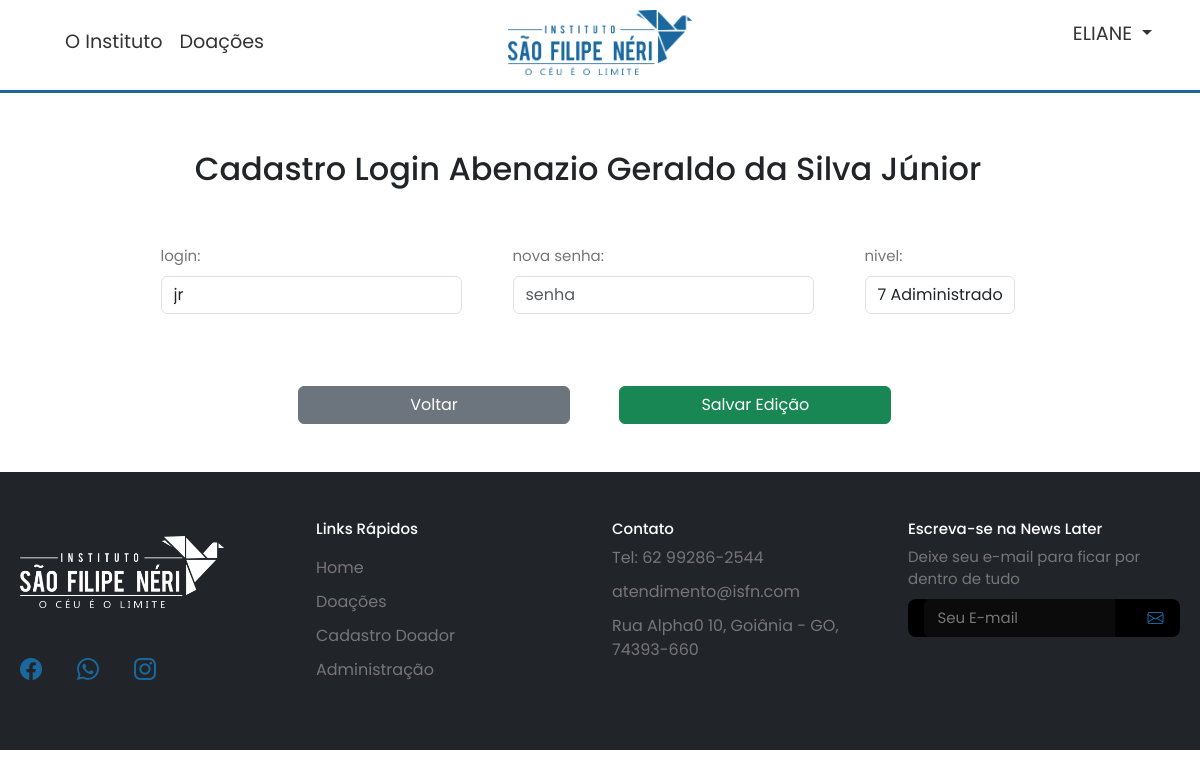
The page /adm/cadastroLogin.php?id=35 (signed in) on the database its author committed.
### tables this page shows
CREATE TABLE `pessoa` (
  `id` int(100) NOT NULL,
  `doc` varchar(30) NOT NULL,
  `nome` varchar(150) NOT NULL,
  `login` varchar(30) NOT NULL,
  `senha` varchar(255) NOT NULL,
  `nasc` varchar(10) NOT NULL,
  `fone` varchar(50) NOT NULL,
  `email` varchar(100) NOT NULL,
  `nivel` int(10) NOT NULL,
  `sexo` enum('M','F') NOT NULL,
  `data` timestamp NOT NULL DEFAULT CURRENT_TIMESTAMP
);

### adm/cadastroLogin.php (the view, shortened to what this page needs)
<?php
    if (isset($_GET['id'])) {
        include_once('../DAO.php');
        $id = $_GET['id'];
        $stmt = $conexao->prepare("SELECT * FROM pessoa WHERE id=?");
        $stmt->bind_param("i", $id);
        $stmt->execute();
        $result = $stmt->get_result();
        if($result->num_rows > 0){
            while ($row = $result->fetch_assoc()) {
                $login = $row['login'];
                $nivel = $row['nivel'];
                $nome = $row['nome'];
            }
        }else{
            echo "<script>alert('ID não encontrado para edição!'); window.location.href = 'admDoadores.php';</script>";
        }
    }
?>
<!DOCTYPE html>
<html lang="pt-br">
<head>
</head>
<body>
    <?php include("../Componentes/menu.php"); ?>
    <section class="container" id="formulario-cadastro-login">
        <article class="row d-flex flex-column jusify-content-center align-items-center">
            <h2 class="text-center">Cadastro Login <?php echo $nome?></h2>
            <form class="col-10 col-form m-5" method="POST" action="process/saveCadastroLogin.php">
                <div class="input-group justify-content-around mb-4">
                    <div class="col-12 col-md-4 mb-2 mb-md-4">
                        <label for="login" class="form-label">login:</label>
                        <input type="text" class="form-control" placeholder="login" value="<?php echo $login?>" name="login" id="login">
                    </div>
                    <div class="col-12 col-md-4 mb-2 mb-md-4">
                        <label for="senha" class="form-label">nova senha:</label>
                        <input type="text" class="form-control" placeholder="senha" name="senha" id="senha">
                    </div>
                    <div class="col-12 col-md-2 mb-2 mb-md-4">
                        <label for="nivel" class="form-label">nivel:</label>
                        <select class="form-control" name="nivel" value="<?php echo $nivel?>" id="nivel">
                            <option value="7" <?php echo($nivel == '7') ? 'selected=""' : '' ?>>7 Adiministrador</option>
                        </select>
                    </div>
                </div>
                <a class="btn btn-secondary btn-voltar px-5 mt-4" href="admDoadores.php">Voltar</a>
                <input class="btn btn-success btn-enviar px-5 mt-4" type="submit" name="update" value="Salvar Edição">
            </form>
        </article>
    </section>
</body>

### css/menu.css (style rules this page uses)
* { font-family: "Poppins", sans-serif; margin: 0; padding: 0; }

### css/footer.css (style rules this page uses)
:root { --cor2: #00c7d6; --verdePrincipal: #0f8819; --verdeSecundario: #3bcf48; --azulPrincipal: #1a689d; --azulSecundario: #2886c5; --azulFraco: #fbfdff; --menu-color: #333; --amarelo: #ffe600; --h1: #000; --h1-white: #fff; --H2: rgb(35, 35, 35); --H2-white: rgb(216, 216, 216); --H3: rgb(50, 50, 50); --H3-white: rgb(185, 185, 185); --Paragrafo-black: rgb(26, 26, 26); --Paragrafo-white: rgb(245, 245, 245); }
* { font-family: 'Poppins', sans-serif; }
#footerMaster { padding-left: 20px; padding-right: 20px; }
.primeiraColuna { display: flex; flex-direction: column; justify-content: center; gap: 30px; }
.segundaColuna { padding-bottom: 20px; }
.imgFooter { width: 75%; }
.iconsFooter { padding-top: 15px; display: flex; gap: 35px; }
.iconsFooter a { color: var(--azulPrincipal); font-size: 22px; }
.titleFooter { flex-direction:column; display: flex; gap: 10px; }
.titleFooter a { text-decoration: none; color: #787577; }
.linksRapidos, .contato, .Cadastro { font-size: 15px; color: white; }
.form-label { font-size: 15px; text-decoration: none; color: #787577; }
.formulario-email { background-color: #000; border-radius: 8px; display: flex; justify-content: space-around; }
#email { display: flex; align-items: center; background-color: #13131396; border-color: #13131396; color: #ffffffb0; border-radius: 5px 0 0 5px; width: 70%; }
#email::placeholder { color: #787577; font-size: 15px; }
.bi-envelope { color: var(--azulPrincipal); border: none; display: flex; align-items: center; border-radius: 4px; }
.buttonIcon { background-color: #000; border: none; border-radius: 0px 5px 5px 0px; }

### adm/cadastroLogin.php (style rules this page uses)
#formulario-cadastro-login { padding-top: 150px; }
#formulario-cadastro-login .row { max-width: 100%; }
.btn-voltar { margin-left: 18%; width: 30%; }
.btn-enviar { margin-left: 5%; width: 30%; }

### rows shown on the page
pessoa: nome "Abenazio Geraldo da Silva Júnior", login "jr", nivel "7 Adiministrador"

### other values the page prints
$_SESSION['nome'] "ELIANE"
